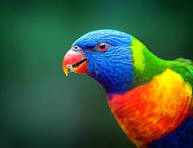
#> input picture sources/ex1.jpg, 193 x 148 px, found by its file name
$ python ex24.py
#> lines starting #> are read from the running program, lines starting #| are printed output that depends on the picture
import cv2
import numpy as np

# 1. Load the image in grayscale
path = r'D:\SIMATS Engineering\ITA0513 Computer Vision\Practical\sources\ex1.jpg'
img = cv2.imread(path, cv2.IMREAD_GRAYSCALE)
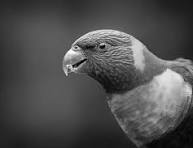
#> img: shape (148, 193); min 0, max 255, mean 77.8

if img is None:
    print("Error: Could not load image. Check the file path.")
else:
    # 2. Define the kernel
    # Choose a kernel size larger than the dark details you want to extract
    kernel = np.ones((15, 15), np.uint8)

    # 3. Apply the Black Hat operation
    # Equation: Black Hat = Closing(Image) - Image
    img_blackhat = cv2.morphologyEx(img, cv2.MORPH_BLACKHAT, kernel)
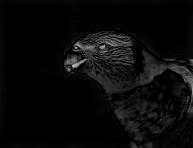
#> img_blackhat: shape (148, 193); min 0, max 221, mean 9.8

    # 4. Display the results
    cv2.imshow('Original Image', img)
    cv2.imshow('Black Hat Result', img_blackhat)

    cv2.waitKey(0)
    cv2.destroyAllWindows()
